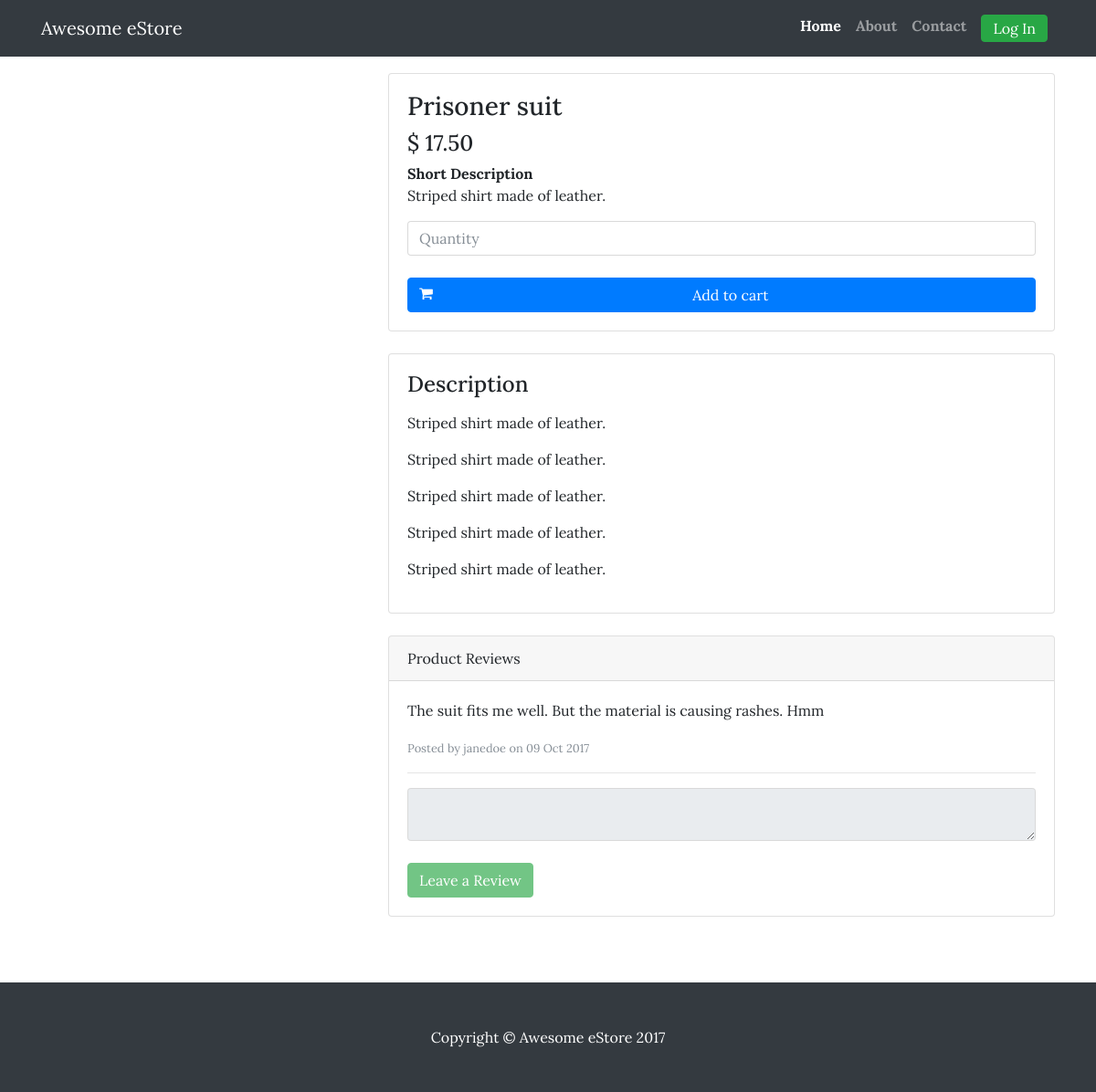
The app's page /index.php/Shop/product/2 with its own data.
### tables this page shows
CREATE TABLE `product_images` (
  `product_images_id` int(11) NOT NULL,
  `product_id` int(11) NOT NULL,
  `image_link` varchar(100) NOT NULL
);

CREATE TABLE `product_table` (
  `product_id` int(11) NOT NULL,
  `category_id` int(11) NOT NULL,
  `seller_id` int(11) NOT NULL,
  `product_name` varchar(100) NOT NULL,
  `price` decimal(10,2) NOT NULL,
  `short_desc` varchar(50) NOT NULL,
  `description` text NOT NULL,
  `add_time` timestamp NOT NULL DEFAULT CURRENT_TIMESTAMP ON UPDATE CURRENT_TIMESTAMP,
  `active_flag` tinyint(1) NOT NULL DEFAULT '0'
);

CREATE TABLE `review_table` (
  `review_id` int(11) NOT NULL,
  `product_id` int(11) NOT NULL,
  `user_id` int(11) NOT NULL,
  `review` varchar(100) NOT NULL,
  `post_time` timestamp NOT NULL DEFAULT CURRENT_TIMESTAMP ON UPDATE CURRENT_TIMESTAMP
);

CREATE TABLE `user_table` (
  `user_id` int(11) NOT NULL,
  `first_name` varchar(50) NOT NULL,
  `last_name` varchar(50) NOT NULL,
  `company_name` varchar(30) NOT NULL,
  `username` varchar(50) NOT NULL,
  `email` varchar(30) NOT NULL,
  `password` varchar(255) NOT NULL,
  `user_type` varchar(30) NOT NULL DEFAULT 'buyer',
  `ban_flag` tinyint(1) NOT NULL DEFAULT '0'
);

### application/controllers/Shop.php (called while the page is built, shortened)
<?php if ( ! defined('BASEPATH')) exit('No direct script access allowed');
class Shop extends CI_Controller {
	public function __construct() {
		$this->load->model('category_model');
		$this->load->model('product_model');
		$this->load->model('contact_model');
	}
	public function product($product_id) {
		$data["product_id"] = $product_id;
		$product = $data['product'] = $this->product_model->getProduct($product_id)->row();
		$data['reviews'] = $this->product_model->getProductReview($product_id);
		$active = array(
			"home" => null,
			"about" => null,
			"contact" => null
		);
		$active['home'] = "active";
		$active['title'] = " - ".$product->product_name;
		$data['disabled'] = "";
		if ($this->session->userdata('usertype') != "user") {
			$data['disabled'] = "disabled";
		}
		$this->load->view('layout/shop/header', $active);
		$this->load->view('shop/product_page', $data);
		$this->load->view('layout/shop/footer');
	}
}
?>

### index.php (called while the page is built, shortened)
<?php
require_once BASEPATH.'core/CodeIgniter.php';

### application/models/Product_model.php (called while the page is built, shortened)
<?php
class Product_model extends CI_Model {
	public function getProduct($product_id = "") {
		return $this->db
			->join('product_images pi', 'pi.product_id = pt.product_id', 'left')
			->get_where('product_table pt', array("pt.product_id" => $product_id));
	}
	public function getProductReview($product_id) {
		return $this->db
		->join('user_table ut', 'ut.user_id=rt.user_id')
		->get_where('review_table rt', array('product_id' => $product_id))->result();
	}
}
?>

### application/views/shop/product_page.php (the view, shortened to what this page needs)
<div class="container">
	<div class="row">
		<div class="col-lg-4">
		</div>
		<div class="col-lg-8">
			<div class="card mt-4">
				<div class="card-body">
					<h3 class="card-title"><?= $product->product_name; ?></h3>
					<h4>$ <?= $product->price?></h4>
					<strong>Short Description</strong>
					<p class="card-text"><?= $product->short_desc?></p>
					<input type="number" name="quantity" class="form-control" placeholder="Quantity" id="quantity_<?= $product->product_id; ?>" />
					<br>
					<button class="pull-right btn btn-block btn-primary" type="button" onclick="addToCart(<?= $product->product_id; ?>)">
						<span class="fa fa-shopping-cart pull-left"></span>
						Add to cart
					</button>
				</div>
			</div>
			<div class="card mt-4">
				<div class="card-body">
					<div class="card-title"><h4>Description</h4></div>
					<p class="card-text"><?= $product->description;?></p>
				</div>
			</div>
			<div class="card card-outline-secondary my-4">
				<div class="card-header">
					Product Reviews
				</div>
				<div class="card-body">
					<?php foreach($reviews as $review):?>
						<p><?= $review->review; ?></p>
						<small class="text-muted">Posted by <?= $review->username; ?> on <?= date_format(date_create($review->post_time), "d M Y");?></small>
						<hr>
					<?php endforeach; ?>
					<?= form_open('product/addReview'); ?>
						<textarea id="textarea" class="form-control" name="review" <?= $disabled; ?>></textarea>
						<br>
						<button type="submit" class="btn btn-success" <?= $disabled; ?>>Leave a Review</button>
					<?= form_close(); ?>
				</div>
			</div>
		</div>
	</div>
</div>

### style/css/shop.css (style rules this page uses)
body { padding-top: 54px; font-family: Lora,'Times New Roman',serif !important; }
@media (min-width: 992px) { body { padding-top: 56px; } }

### records on screen
product_images: product.product_name "Prisoner suit", product.price "17.50", product.short_desc "Striped shirt made of leather.", product.description "Striped shirt made of leather. Striped shirt made of leather. Striped shirt made of leather. Striped shirt made of leather. Striped shirt made of leather."
review_table: review "The suit fits me well. But the material is causing rashes. Hmm", user.username "janedoe", post_time "09 Oct 2017"
